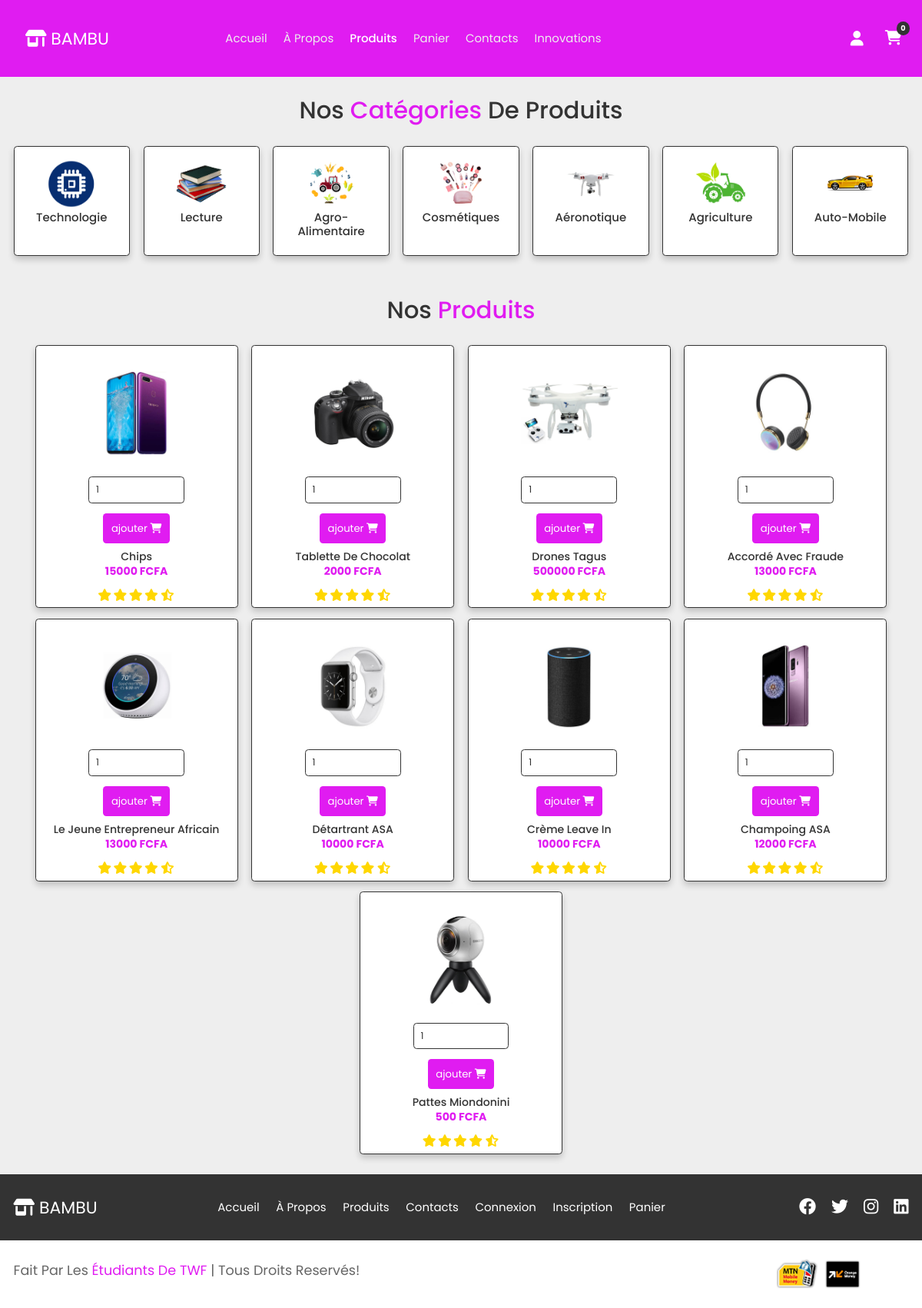
Screenshot of /products.php (signed in) with the database file from the repository.
### tables this page shows
CREATE TABLE IF NOT EXISTS categories
                (id_categ int(11) NOT NULL AUTO_INCREMENT PRIMARY KEY,
                categ_name VARCHAR(50) NOT NULL,
                categ_img VARCHAR(50) NOT NULL,
                id_gest int(11),
                FOREIGN KEY (id_gest) REFERENCES gestionnaires(id_gest)
                );

CREATE TABLE IF NOT EXISTS products
                (id_product int(11) NOT NULL AUTO_INCREMENT PRIMARY KEY,
                product_name VARCHAR(50) NOT NULL,
                product_price FLOAT NOT NULL,
                product_img VARCHAR(50) NOT NULL,
                quantity int(50),
                id_categ int(11),
                id_gest int(11),
                product_hover VARCHAR(50),
                FOREIGN KEY (id_categ) REFERENCES categories(id_categ),
                FOREIGN KEY (id_gest) REFERENCES gestionnaires(id_gest)
                );

### php/components.php (the view, shortened to what this page needs)
<?php
function categories($categname, $categimg)
{
    $category = "
        <a href=\"#\" class=\"box\">
                <img src=\"$categimg\" alt=\"\">
                <h3>$categname</h3>
            </a>
    ";
    echo $category;
}
function products($product_name, $product_price, $product_img, $product_hov)
{
    $product = "
                <div class=\"box col-lg-4 col-sm-6 mx-3\">
                    <form action=\"\" method=\"POST\">
                        <div class=\"image text-center\">
                            <img src=\"$product_img\" class=\"main-img\" alt=\"\">
                            <img src=\"$product_hov\" class=\"hover-img\" alt=\"\">
                            <div class=\"icons\">
                                <input type=\"number\" name=\"product_quantity\" min=\"1\" value=\"1\" id=\"\">
                                <button type=\"submit\" name=\"add\" class=\"btn btn-primary\">ajouter <i class=\"fas fa-shopping-cart\"></i></button>
                            </div>
                            <div class=\"content\">
                                <h3 class=\"card-title mt-3\">$product_name</h3>
                                <div class=\"price\">$product_price FCFA </div>
                                <div class=\"stars mt-4\">
                                    <i class=\"fa fa-star\"></i>
                                    <i class=\"fa fa-star\"></i>
                                    <i class=\"fa fa-star\"></i>
                                    <i class=\"fa fa-star\"></i>
                                    <i class=\"fa fa-star-half-alt\"></i>
                                </div>
                            </div>
                        </div>
                    <input type=\"hidden\" name=\"product_image\" value=\"$product_img\">
                    <input type=\"hidden\" name=\"product_name\" value=\"$product_name\">
                    <input type=\"hidden\" name=\"product_price\" value=\"$product_price\">
                </form>
            </div>
    ";
    echo $product;
}

### products.php (shortened to what this page needs)
<?php
require_once('./php/components.php');
include('php/config.php');
?>
<!DOCTYPE html>
<html lang="en">
<head>
    <link rel="stylesheet" href="https://cdnjs.cloudflare.com/ajax/libs/font-awesome/6.1.1/css/all.min.css" />
    <link rel="stylesheet" href="https://unpkg.com/swiper@8/swiper-bundle.min.css" />
    <link href="https://cdn.jsdelivr.net/npm/bootstrap@5.2.0/dist/css/bootstrap.min.css" rel="stylesheet">
    <link rel="stylesheet" href="css/style.css" />
</head>
<body>
    <header class="header">
        <nav class="navbar navbar-expand-lg navbar-dark">
            <div class="container-fluid">
                <a class="navbar-brand logo" href="home.php">
                    <i class="fa fa-shop"></i> BAMBU
                </a>
                <div class="collapse navbar-collapse" id="navbarNav">
                    <ul class="navbar-nav">
                        <li class="nav-item">
                            <a class="nav-link" aria-current="page" href="home.php">Accueil</a>
                        </li>
                        <li class="nav-item">
                            <a class="nav-link" href="about.php">à propos</a>
                        </li>
                        <li class="nav-item">
                            <a class="nav-link active" href="products.php">produits</a>
                        </li>
                        <li class="nav-item">
                            <a class="nav-link" href="cart.php">panier</a>
                        </li>
                        <li class="nav-item">
                            <a class="nav-link" href="contacts.php">contacts</a>
                        </li>
                        <li class="nav-item">
                            <a class="nav-link" href="cmr.php">innovations</a>
                        </li>
                    </ul>
                </div>
            </div>
        </nav>
        <div class="icons">
            <a href="login.php" class="fa fa-user"></a>
            <span class="cart">
                <a href="cart.php" class="fa fa-shopping-cart"></a>
                <span id="number">
                    <?php
                    $count = 0;
                    echo $count;
                    ?>
                </span>
            </span>
        </div>
    </header>
    <section class="category">
        <h1 class="heading">nos <span>catégories</span> de produits</h1>
        <div class="box-container">
            <?php
            $categories = $db->query("SELECT * FROM categories")->fetchAll();
            foreach ($categories as $categorie) {
                categories($categorie['categ_name'], $categorie['categ_img']);
            }
            ?>
        </div>
    </section>
    <section class="products">
        <h1 class="heading">nos <span>produits</span></h1>
        <div class="container">
            <div class="row g-4">
                <?php
                $products = $db->query("SELECT * FROM products")->fetchAll();
                foreach ($products as $product) {
                    products($product['product_name'], $product['product_price'], $product['product_img'], $product['product_hover']);
                }
                ?>
            </div>
        </div>
    </section>
    <section class="quick-links">
        <a href="home.html" class="logo"> <i class="fa fa-shop"></i> BAMBU </a>
        <div class="links">
            <a href="home.php"> accueil </a>
            <a href="about.php"> à propos </a>
            <a href="products.php"> produits </a>
            <a href="contacts.php"> contacts </a>
            <a href="login.php"> connexion </a>
            <a href="register.php"> inscription </a>
            <a href="cart.php"> panier </a>
        </div>
        <div class="share">
            <a href="#" class="fab fa-facebook"></a>
            <a href="#" class="fab fa-twitter"></a>
            <a href="#" class="fab fa-instagram"></a>
            <a href="#" class="fab fa-linkedin"></a>
        </div>
    </section>
    <section class="credit">
        <p>fait par les <span>étudiants de TWF </span> | tous droits reservés!</p>
        <img src="images/card_img.jpg" alt="" />
    </section>
</body>
</html>

### css/style.css (style rules this page uses)
* { font-family: "Poppins", sans-serif; margin: 0; padding: 0; text-transform: capitalize; text-decoration: none; box-sizing: border-box; outline: none; border: none; transition: all 0.2s linear; }
html { font-size: 62.5%; }
body { background: #eee; }
section { padding: 3rem 9%; }
.header { position: -webkit-sticky; position: sticky; top: 0; right: 0; left: 0; z-index: 500; background: #e01cf1; display: flex; align-items: center; justify-content: space-between; padding: 1rem 9%; }
.header .logo { font-size: 2.5rem; color: #fff; font-weight: 0.1rem solid #333; text-decoration: none; }
.header .logo i { color: #fff; }
.header .icons { display: flex; justify-content: center; align-items: center; gap: 1.2rem; }
.header .icons .cart { position: relative; }
.header .icons .cart #number { position: absolute; top: -1.3rem; right: -1.2rem; font-size: 1.1rem; background: #333; border-radius: 50%; display: inline-block; height: 1.4rem; width: 1.4rem; display: flex; justify-content: center; align-items: center; padding: 1rem; color: #fff; font-weight: bold; cursor: pointer; }
.header .icons a, .header .icons div { font-size: 2.2rem; color: #fff; margin-left: 2rem; cursor: pointer; text-decoration: none; }
.header .navbar-nav { margin-left: 15rem; }
.header .navbar-nav .nav-item { font-size: 1.7rem; margin: 0 0.7rem; }
.header .navbar-nav .nav-item .nav-link { color: #eee; }
.header .navbar-nav .nav-item .nav-link.active { color: #fff; font-weight: 500; }
.category .box-container { display: grid; grid-template-columns: repeat(auto-fit, minmax(13rem, 1fr)); gap: 2rem; }
.category .box-container .box { text-align: center; border-radius: 0.5rem; border: 0.1rem solid #333; padding: 2rem; background: #fff; box-shadow: 0 0.5rem 1rem rgba(0, 0, 0, 0.2); text-decoration: none; }
.category .box-container .box img { height: 7rem; margin-bottom: 0.5rem; }
.category .box-container .box h3 { font-size: 1.7rem; color: #333; }
.products .container .row { display: flex; justify-content: center; align-items: center; }
.products .container .box { padding: 0.7rem; border: 0.1rem solid #333; background: #fff; box-shadow: 0 0.5rem 1rem rgba(0, 0, 0, 0.2); border-radius: 0.5rem; width: 30rem; }
.products .container .box .image img { -webkit-animation: fadeIn 0.2s linear; animation: fadeIn 0.2s linear; height: 16rem; margin: 1.3rem 0; }
.products .container .box .image .icons { display: flex; justify-content: center; flex-flow: column; align-items: center; gap: 0.5rem; }
.products .container .box .image .icons .btn { padding: 1.1rem 1.2rem; font-size: 1.5rem; border: none; outline: none; background: #e01cf1; color: #fff; }
.products .container .box .image .icons input[type=number] { margin: 0 auto; width: 50%; border: 0.1rem solid #333; border-radius: 0.5rem; font-size: 1.4rem; color: #333; padding: 0.8rem 1rem; }
.products .container .box .image .content .card-title { font-size: 1.6rem; color: #333; }
.products .container .box .image .content .price { font-size: 1.6rem; color: #e01cf1; font-weight: bold; }
.products .container .box .image .content .stars i { font-size: 1.8rem; color: gold; }
.quick-links { display: flex; align-items: center; gap: 2rem; background: #333; justify-content: space-between; }
.quick-links .logo { font-size: 2.5rem; color: #fff; font-weight: 0.1rem solid #333; text-decoration: none; }
.quick-links .logo i { color: #fff; }
.quick-links .links a { margin: 0 1rem; font-size: 1.7rem; color: #fff; text-decoration: none; }
.quick-links .share a { font-size: 2.5rem; color: #fff; margin-left: 2rem; text-decoration: none; }
.credit { display: flex; align-items: center; gap: 2rem; background: #fff; justify-content: space-between; }
.credit p { font-size: 2rem; color: #666; }
.credit p span { color: #e01cf1; }
.credit img { height: 4rem; filter: drop-shadow(0 0 0.1rem #333); }
.btn { margin-top: 1rem; display: inline-block; border-radius: 0.5rem; padding: 1rem 3rem; font-size: 1.7rem; color: #fff; cursor: pointer; background: #333; outline: none; border: none; }
.heading { text-align: center; margin-bottom: 3rem; font-size: 3.5rem; color: #333; }
.heading span { color: #e01cf1; }
@media (max-width: 1200px) { html { font-size: 55%; } }
@media (max-width: 1200px) { .header { padding: 3rem; } }
@media (max-width: 1200px) { section { padding: 3rem 2rem; } }

### rows the page displays
categories: categ_img (picture), categ_name "Technologie"
categories: categ_img (picture), categ_name "Lecture"
categories: categ_img (picture), categ_name "Agro-Alimentaire"
categories: categ_img (picture), categ_name "Cosmétiques"
categories: categ_img (picture), categ_name "Aéronotique"
categories: categ_img (picture), categ_name "Agriculture"
categories: categ_img (picture), categ_name "Auto-Mobile"
products: product_img (picture), product_name "Chips", product_price "15000"
products: product_img (picture), product_name "Tablette De Chocolat", product_price "2000"
products: product_img (picture), product_name "Drones Tagus", product_price "500000"
products: product_img (picture), product_name "Accordé Avec Fraude", product_price "13000"
products: product_img (picture), product_name "Le Jeune Entrepreneur Africain", product_price "13000"
products: product_img (picture), product_name "Détartrant ASA", product_price "10000"
products: product_img (picture), product_name "Crème Leave In", product_price "10000"
products: product_img (picture), product_name "Champoing ASA", product_price "12000"
products: product_img (picture), product_name "Pattes Miondonini", product_price "500"

### other values shown
$count "0"
